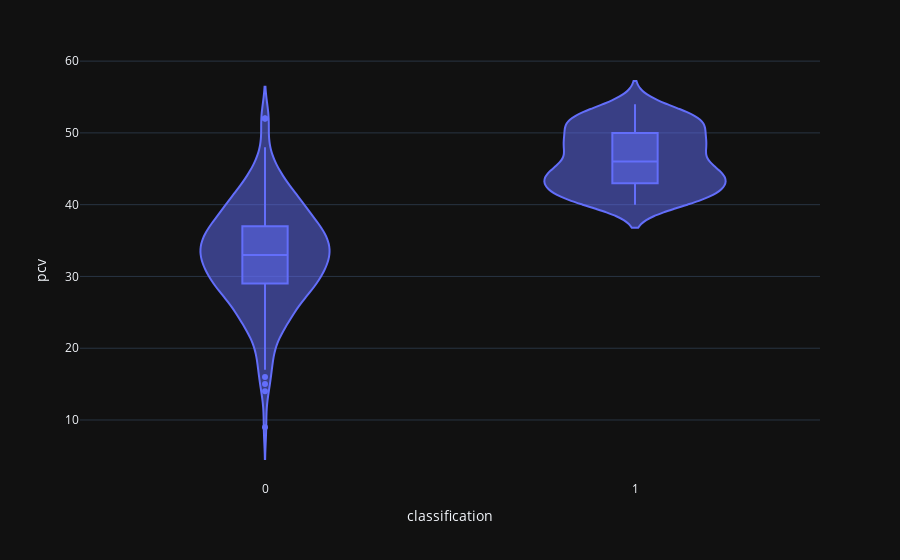

Notebook cell for this chart:
### Code cell
# insights outlier are present ,3.1 and 4.8,16.1  for classification 0 

violin('pcv')

### Figure 1 — Plotly figure (JSON) as saved in the notebook; plotly's stock layout.template omitted (floating-point values rounded to 4 significant figures; data arrays with more than 128 entries replaced by an {"elided": "..."} marker saying what was removed)
{"data": [{"alignmentgroup": "True", "box": {"visible": true}, "hovertemplate": "classification=%{x}<br>pcv=%{y}<extra></extra>", "legendgroup": "", "marker": {"color": "#636efa"}, "name": "", "offsetgroup": "", "orientation": "v", "scalegroup": "True", "showlegend": false, "type": "violin", "x": {"elided": "400 int values"}, "x0": " ", "xaxis": "x", "y": {"elided": "400 int values"}, "y0": " ", "yaxis": "y"}], "layout": {"legend": {"tracegroupgap": 0}, "margin": {"t": 60}, "violinmode": "group", "xaxis": {"anchor": "y", "domain": [0, 1], "title": {"text": "classification"}}, "yaxis": {"anchor": "x", "domain": [0, 1], "title": {"text": "pcv"}}}}
